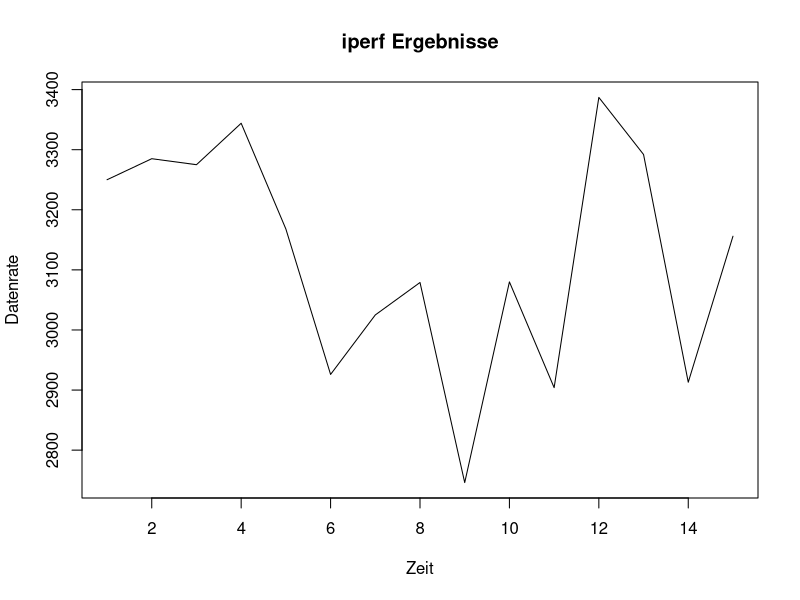

R code for this plot:
# Daten aus der TSV-Datei lesen
 data <- read.table("h1.tsv")
 
 time <- data$V1
 bandwidth <- data$V2
 
 # PDF-Grafik erzeugen
 pdf("h1_plot.pdf")
 
 # Liniendiagramm erstellen
 plot(time, bandwidth, type = "l", xlab = "Zeit", ylab = "Datenrate", main = "iperf Ergebnisse")

# PDF-Grafik beenden
 dev.off()

